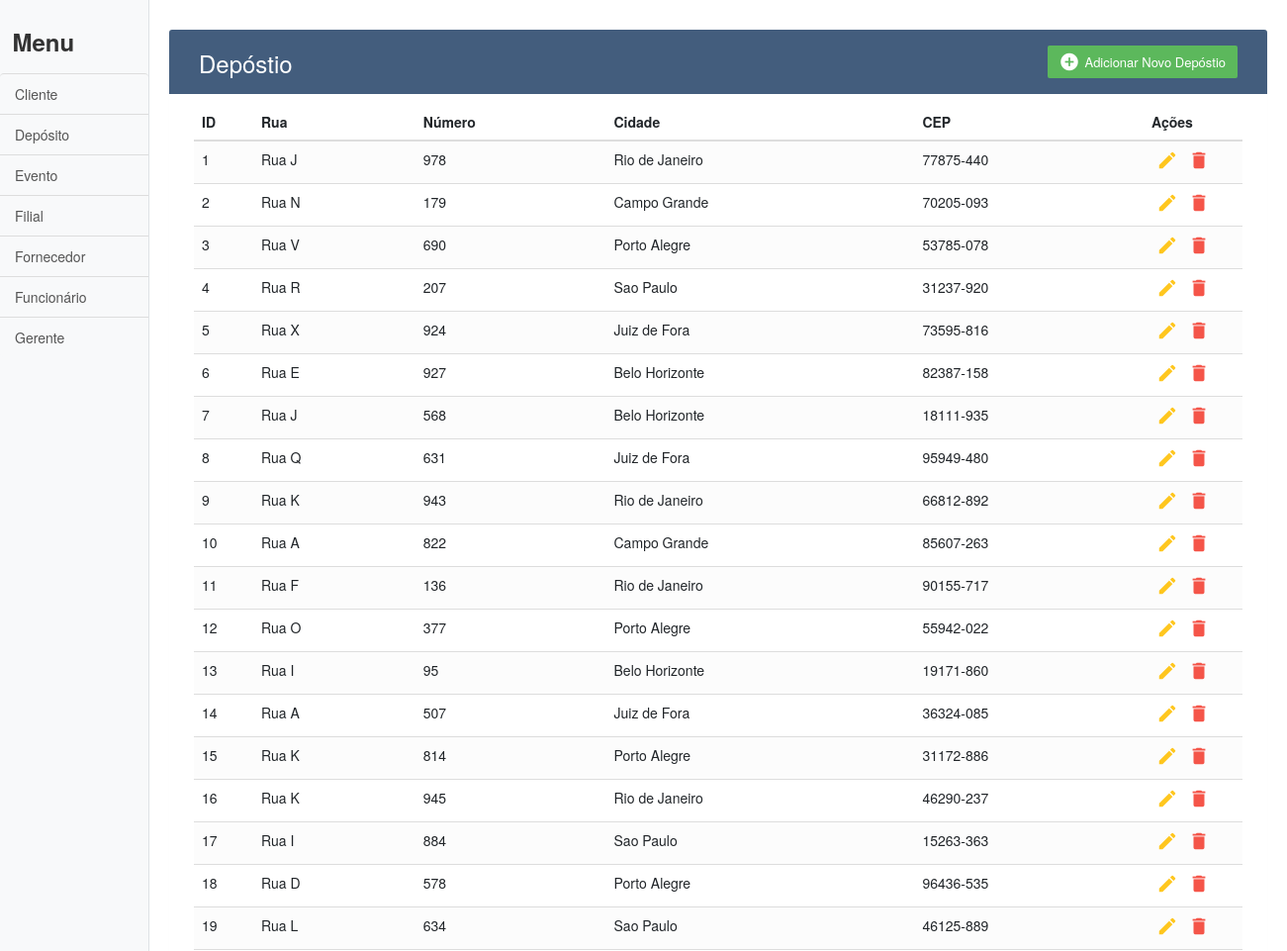
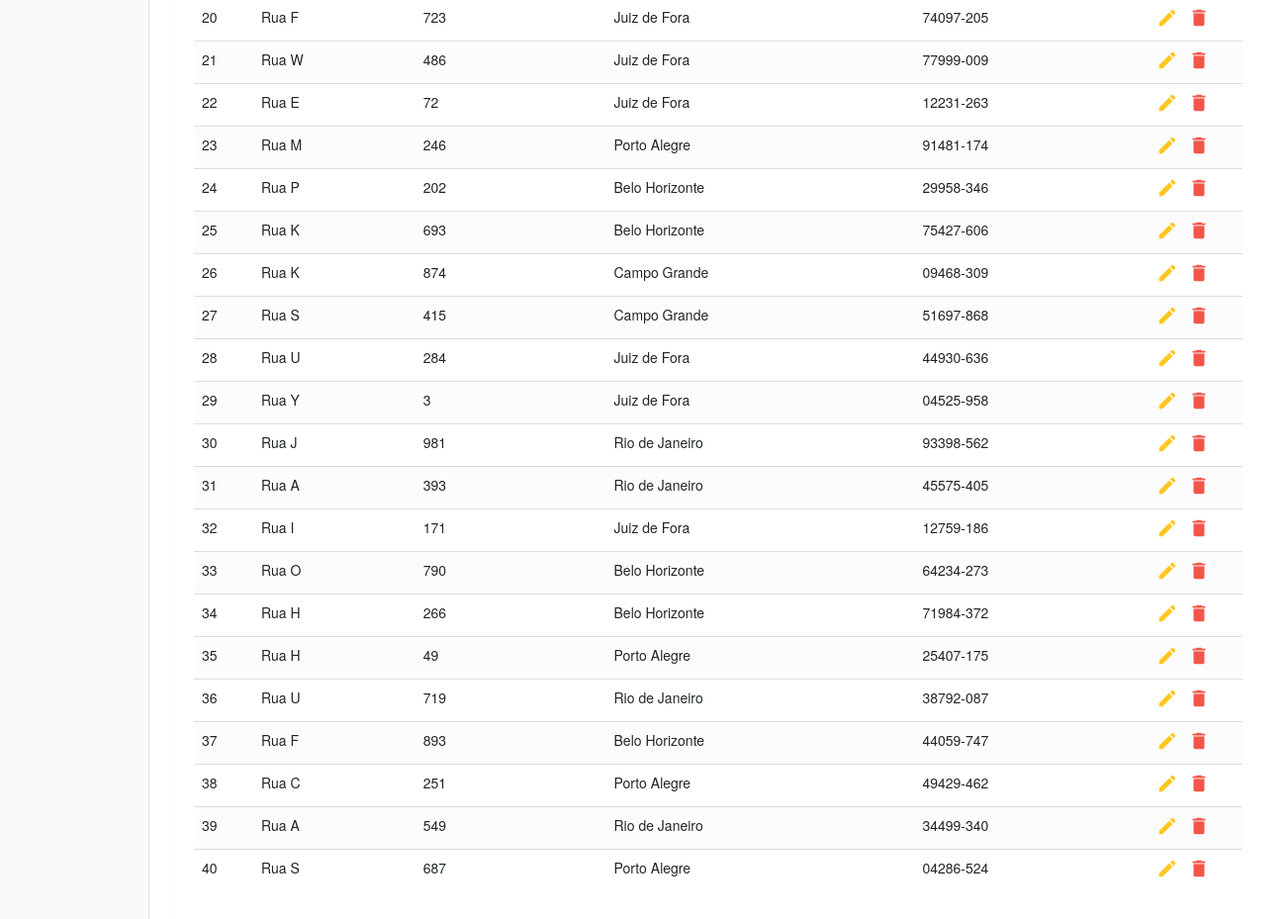
Page /deposito.php on the committed database (2 pictures, top to bottom).
### tables this page shows
CREATE TABLE deposito ( cidade VARCHAR(200), numero INTEGER, cep CHAR(9), rua VARCHAR(200), id_deposito INTEGER PRIMARY KEY AUTO_INCREMENT );

### deposito.php (the view, shortened to what this page needs)
<!DOCTYPE html>
<html lang="en">
<head>
	<?php
		include("header.php");
	?>
</head>
<body>
	<div class="d-flex" id="wrapper">
		<?php
			include_once("conection.php");
			include("sidebar.php");
		?>
		<div id="page-content-wrapper">
			<div class="container">
				<div class="table-wrapper">
					<div class="table-title">
						<div class="row">
							<div class="col-sm-6">
								<h2>Depóstio</h2>
							</div>
							<div class="col-sm-6">
								<a href="add/deposito.php" class="btn btn-success">
									<i class="material-icons">&#xE147;</i>
									<span>Adicionar Novo Depóstio</span>
								</a>
							</div>
						</div>
					</div>
					<table class="table table-striped table-hover">
						<thead>
							<tr>
								<th>ID</th>
								<th>Rua</th>
								<th>Número</th>
								<th>Cidade</th>
								<th>CEP</th>
								<th>Ações</th>
							</tr>
						</thead>
						<tbody>
							<?php
								$sql = "SELECT *
										FROM deposito
										ORDER BY id_deposito";
								$depositos = mysqli_query($conexao, $sql);
								foreach($depositos as $deposito){
									echo "<tr>";
										echo '<td>' . $deposito['id_deposito'] . '</td>';
										echo '<td>' . $deposito['rua'] . '</td>';
										echo '<td>' . $deposito['numero'] . '</td>';
										echo '<td>' . $deposito['cidade'] . '</td>';
										echo '<td>' . $deposito['cep'] . '</td>';
										echo '<td>';
											echo '<a href="edit/deposito.php?id='.$deposito['id_deposito'].'" class="edit"><i class="material-icons" data-toggle="tooltip" title="Editar">&#xE254;</i></a>';
											echo '<a href="delete/deposito.php?id='.$deposito['id_deposito'].'" class="delete"><i class="material-icons" data-toggle="tooltip" title="Deletar">&#xE872;</i></a>';
										echo '</td>';
									echo "</tr>";
								}
							?>
						</tbody>
					</table>
				</div>
			</div>
		</div>
	</div>
</body>
</html>

### css/simple-sidebar.css (style rules this page uses)
body { overflow-x: hidden; }
#page-content-wrapper { min-width: 100vw; }
@media (min-width: 768px) { #page-content-wrapper { min-width: 0; width: 100%; } }

### css/styles.css (style rules this page uses)
body { color: #566787; background: #f5f5f5; font-family: 'Varela Round', sans-serif; font-size: 13px; }
.table-wrapper { background: #fff; padding: 20px 25px; margin: 30px 0; border-radius: 3px; box-shadow: 0 1px 1px rgba(0,0,0,.05); }
.table-title { padding-bottom: 15px; background: #435d7d; color: #fff; padding: 16px 30px; margin: -20px -25px 10px; border-radius: 3px 3px 0 0; }
.table-title h2 { margin: 5px 0 0; font-size: 24px; }
.table-title .btn { color: #fff; float: right; font-size: 13px; border: none; min-width: 50px; border-radius: 2px; border: none; outline: none !important; margin-left: 10px; }
.table-title .btn i { float: left; font-size: 21px; margin-right: 5px; }
.table-title .btn span { float: left; margin-top: 2px; }
table.table tr th, table.table tr td { border-color: #e9e9e9; padding: 12px 15px; vertical-align: middle; }
table.table tr th:first-child { width: 60px; }
table.table tr th:last-child { width: 100px; }
table.table-striped tbody tr:nth-of-type(odd) { background-color: #fcfcfc; }
table.table td:last-child i { opacity: 0.9; font-size: 22px; margin: 0 5px; }
table.table td a { font-weight: bold; color: #566787; display: inline-block; text-decoration: none; outline: none !important; }
table.table td a.edit { color: #FFC107; }
table.table td a.delete { color: #F44336; }
table.table td i { font-size: 19px; }

### rows in the picture
deposito: id_deposito "1", rua "Rua J", numero "978", cidade "Rio de Janeiro", cep "77875-440"
deposito: id_deposito "2", rua "Rua N", numero "179", cidade "Campo Grande", cep "70205-093"
deposito: id_deposito "3", rua "Rua V", numero "690", cidade "Porto Alegre", cep "53785-078"
deposito: id_deposito "4", rua "Rua R", numero "207", cidade "Sao Paulo", cep "31237-920"
deposito: id_deposito "5", rua "Rua X", numero "924", cidade "Juiz de Fora", cep "73595-816"
deposito: id_deposito "6", rua "Rua E", numero "927", cidade "Belo Horizonte", cep "82387-158"
deposito: id_deposito "7", rua "Rua J", numero "568", cidade "Belo Horizonte", cep "18111-935"
deposito: id_deposito "8", rua "Rua Q", numero "631", cidade "Juiz de Fora", cep "95949-480"
deposito: id_deposito "9", rua "Rua K", numero "943", cidade "Rio de Janeiro", cep "66812-892"
deposito: id_deposito "10", rua "Rua A", numero "822", cidade "Campo Grande", cep "85607-263"
deposito: id_deposito "11", rua "Rua F", numero "136", cidade "Rio de Janeiro", cep "90155-717"
deposito: id_deposito "12", rua "Rua O", numero "377", cidade "Porto Alegre", cep "55942-022"
deposito: id_deposito "13", rua "Rua I", numero "95", cidade "Belo Horizonte", cep "19171-860"
deposito: id_deposito "14", rua "Rua A", numero "507", cidade "Juiz de Fora", cep "36324-085"
deposito: id_deposito "15", rua "Rua K", numero "814", cidade "Porto Alegre", cep "31172-886"
deposito: id_deposito "16", rua "Rua K", numero "945", cidade "Rio de Janeiro", cep "46290-237"
deposito: id_deposito "17", rua "Rua I", numero "884", cidade "Sao Paulo", cep "15263-363"
deposito: id_deposito "18", rua "Rua D", numero "578", cidade "Porto Alegre", cep "96436-535"
deposito: id_deposito "19", rua "Rua L", numero "634", cidade "Sao Paulo", cep "46125-889"
deposito: id_deposito "20", rua "Rua F", numero "723", cidade "Juiz de Fora", cep "74097-205"
deposito: id_deposito "21", rua "Rua W", numero "486", cidade "Juiz de Fora", cep "77999-009"
deposito: id_deposito "22", rua "Rua E", numero "72", cidade "Juiz de Fora", cep "12231-263"
deposito: id_deposito "23", rua "Rua M", numero "246", cidade "Porto Alegre", cep "91481-174"
deposito: id_deposito "24", rua "Rua P", numero "202", cidade "Belo Horizonte", cep "29958-346"
deposito: id_deposito "25", rua "Rua K", numero "693", cidade "Belo Horizonte", cep "75427-606"
deposito: id_deposito "26", rua "Rua K", numero "874", cidade "Campo Grande", cep "09468-309"
deposito: id_deposito "27", rua "Rua S", numero "415", cidade "Campo Grande", cep "51697-868"
deposito: id_deposito "28", rua "Rua U", numero "284", cidade "Juiz de Fora", cep "44930-636"
deposito: id_deposito "29", rua "Rua Y", numero "3", cidade "Juiz de Fora", cep "04525-958"
deposito: id_deposito "30", rua "Rua J", numero "981", cidade "Rio de Janeiro", cep "93398-562"
deposito: id_deposito "31", rua "Rua A", numero "393", cidade "Rio de Janeiro", cep "45575-405"
deposito: id_deposito "32", rua "Rua I", numero "171", cidade "Juiz de Fora", cep "12759-186"
deposito: id_deposito "33", rua "Rua O", numero "790", cidade "Belo Horizonte", cep "64234-273"
deposito: id_deposito "34", rua "Rua H", numero "266", cidade "Belo Horizonte", cep "71984-372"
deposito: id_deposito "35", rua "Rua H", numero "49", cidade "Porto Alegre", cep "25407-175"
deposito: id_deposito "36", rua "Rua U", numero "719", cidade "Rio de Janeiro", cep "38792-087"
deposito: id_deposito "37", rua "Rua F", numero "893", cidade "Belo Horizonte", cep "44059-747"
deposito: id_deposito "38", rua "Rua C", numero "251", cidade "Porto Alegre", cep "49429-462"
deposito: id_deposito "39", rua "Rua A", numero "549", cidade "Rio de Janeiro", cep "34499-340"
deposito: id_deposito "40", rua "Rua S", numero "687", cidade "Porto Alegre", cep "04286-524"
